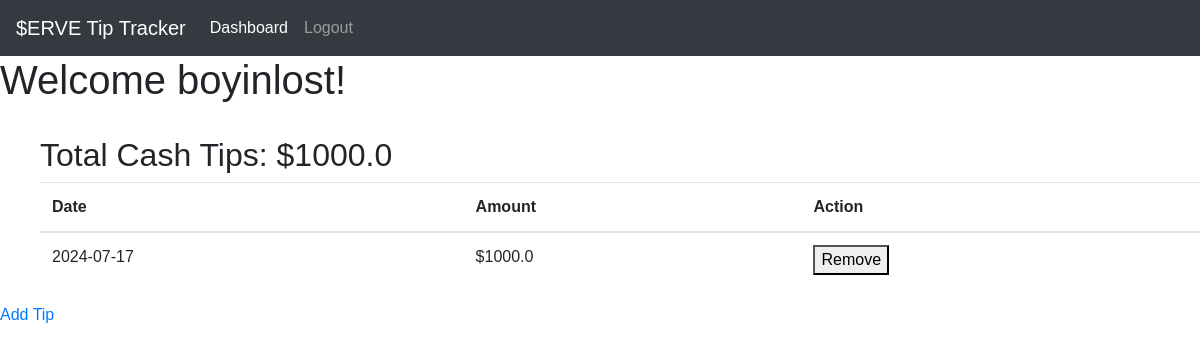
The app's page / (signed in) with its own data.
### app.py (models this page shows)
class User(db.Model, UserMixin):
    id = db.Column(db.Integer, primary_key=True)
    username = db.Column(db.String(100), unique = True, nullable = False)
    password = db.Column(db.String(100), nullable = False)

class Tip(db.Model):
    id = db.Column(db.Integer, primary_key=True)
    date = db.Column(db.Date, nullable = False)
    amount = db.Column(db.Float, nullable=False)
    user_id = db.Column(db.Integer, db.ForeignKey('user.id'), nullable=False)

### app.py (the view)
@app.route('/')
@login_required
def index():
    tips = Tip.query.filter_by(user_id=current_user.id).all()
    total_tips = 0
    for tip in tips:
        total_tips += tip.amount
    return render_template('index.html', tips=tips, total_tips = total_tips)

### app.py (called while the page is built)
@login_manager.user_loader
def load_user(user_id):
    return User.query.get(int(user_id))

### templates/index.html (shortened to what this page needs)
{% extends "base.html" %}
{% block content %}
<h1>Welcome {{current_user.username}}!</h1>
<ul>
  <br>
  <h2>Total Cash Tips: ${{total_tips}}</h2>
  <table class="table">
    <thead>
      <tr>
        <th scope="col">Date</th>
        <th scope="col">Amount</th>
        <th scope="col">Action</th>
      </tr>
    </thead>
    <tbody>
      {% for tip in tips %}
      <tr>
        <td>{{ tip.date }}</td>
        <td>${{ tip.amount }}</td>
        <td>
        <form action="{{ url_for('remove_tip') }}" method="POST">
          <button type="submit">Remove</button>
        </form>
        </td>
      </tr>
      {% endfor %}
    </tbody>
  </table>
</ul>
<a href="{{ url_for('add_tip') }}">Add Tip</a>
{% endblock %}

### static/styles/style.css (style rules this page uses)
body { font-family: Arial, sans-serif; background-color: #ffffff; margin: 0; padding: 0; }

### records on screen
User: username "boyinlost"
Tip: date "2024-07-17", amount "1000.0"

### other values on screen
{{ total_tips }} "1000.0"
